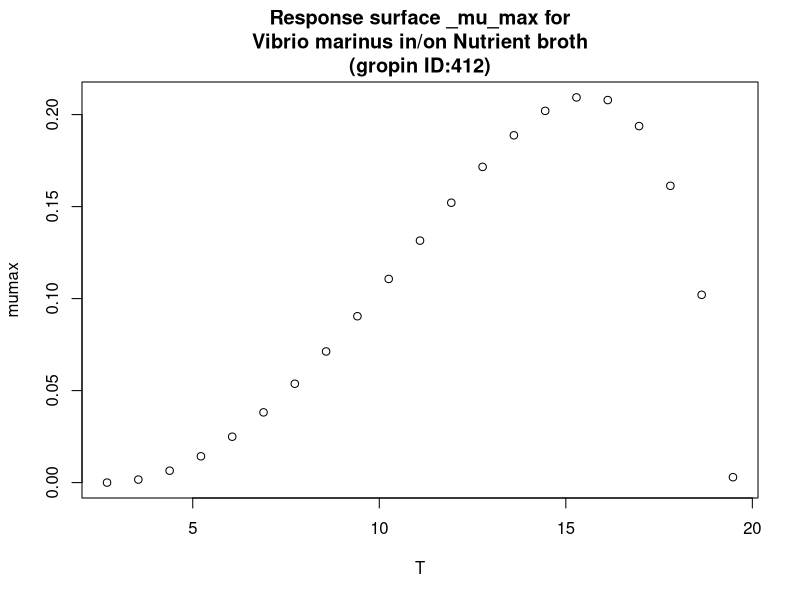

Reproduce this figure in R.
#############################
# start of Parameter script
#############################
T <- seq(2.7027,19.4805194805195,length.out=21)
#############################
# end of Parameter script
#############################
############################# 
# start of Model script Gropin ID 412 
#############################
 
# constant coefficients for this model
 
variables <- data.frame(T)
argumentsPar <- unique.data.frame(expand.grid(variables))
 
# heart of the model
response_surface <- function(T) {
   mumax <-(2.1*(10^-1)*(T-19.5)*((T-2.7)^2))/((15.6-2.7)*((15.6-2.7)*(T-15.6)-(15.6-19.5)*(15.6+2.7-2*T)))

	return(mumax=mumax)
} 

# output parameters
responseSurface <- cbind(argumentsPar,response_surface(argumentsPar['T']))
colnames(responseSurface) <- c(colnames(argumentsPar),'mumax')
#############################
# End of Model script
#############################
############################# 
# start of Visualisation script Gropin ID 412 
#############################
titleText <-'Response surface _mu_max for
Vibrio marinus in/on Nutrient broth
(gropin ID:412)'
plot(T,responseSurface$'mumax',xlab='T',
                          ylab='mumax',main=titleText)
#############################
# End of Visualisation script
#############################
